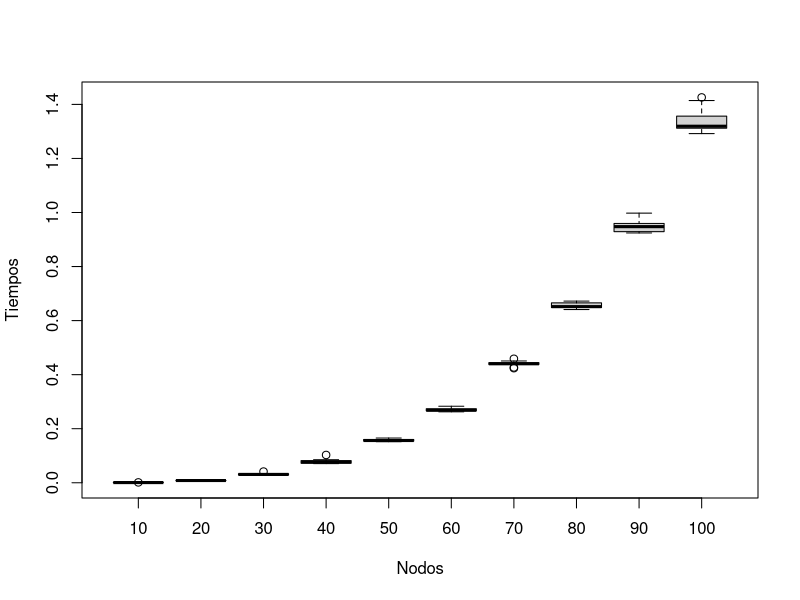

Write R code to recreate this figure.
tiempos <- read.csv("tiempos_fw_dir.csv", header=F)
tiempos = t(tiempos)

t = seq(10,100,10)
datos <- matrix(tiempos,nrow=10,byrow=F)
#print(datos)

png("tiempos_fw_dir.png")
colnames(datos) = t
boxplot(datos, xlab="Nodos", ylab="Tiempos",)
graphics.off()
